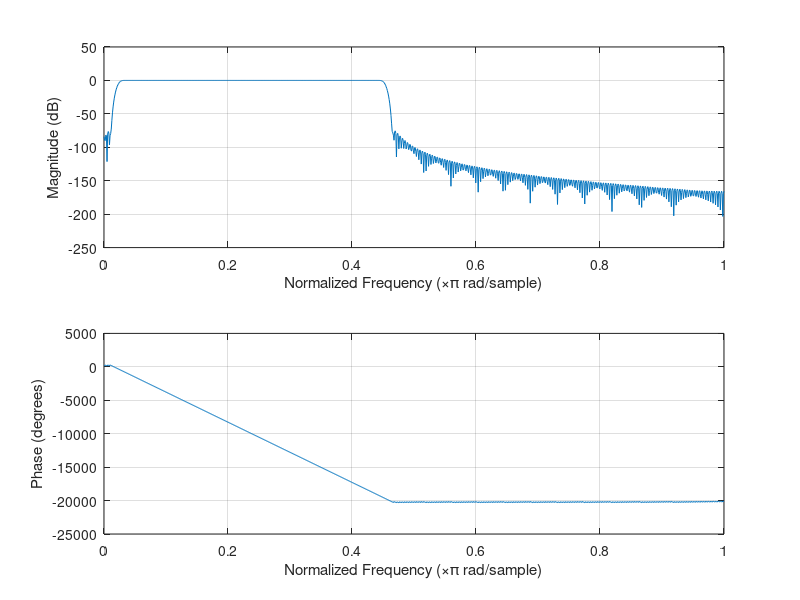
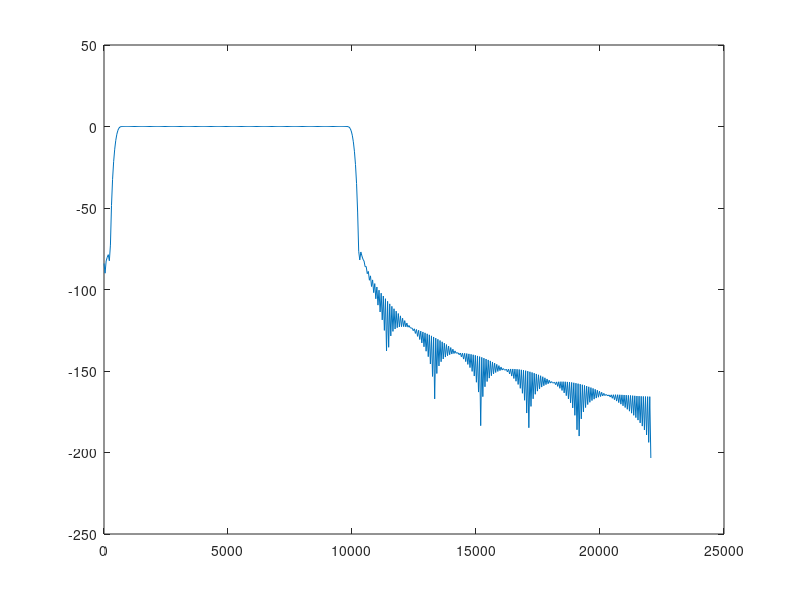

The MATLAB script that drew these images, in order:
clear all;clc;close all;
fs = 44100; % in Hz
cutoff1 = 500; % in Hz
cutoff2 = 10000; % in Hz
order = 500; % should be even number %%order = 500, and blackman window for good bandpass operation
t = -order/2:order/2;  % This will be a 13-tap filter
win = blackman(length(t))';%rectwin(length(t))';% % hamming(length(t))';bartlett(length(t))';
r1 = 2*cutoff1/fs;
r2 = 2*cutoff2/fs;
B = (sinc(r2*t).*r2 - sinc(r1*t).*r1).*win; figure;plot(B);
freqz(B);
h = freqz(B);
figure;plot(linspace(0,fs/2,length(h)),20.*log10(abs(h)));
% T = 0:1/fs:0.0025; 
% ip = square(2*pi*2000*T);figure;plot(T,ip);
% op = filter(B,1,ip);
